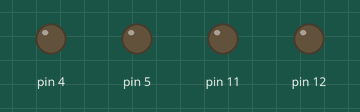
The sketch below on a simulated Arduino Uno, built with avr-gcc and run on an emulated ATmega328P. On the bench: output pins drawn as LEDs (lit = HIGH).

Above: at 0.5 s.
At 2.5 s:
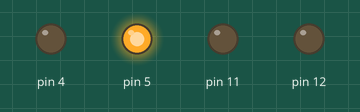
At 3.5 s:
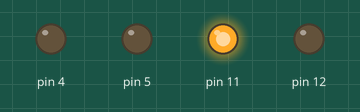
At 5.5 s:
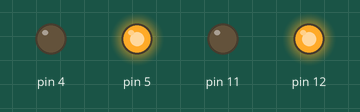
At 7.5 s:
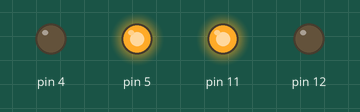
At 10.5 s:
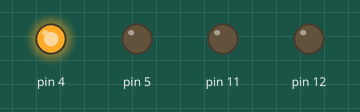
Timing chart, 0 to 11.7 s (numbered marks = the images above):
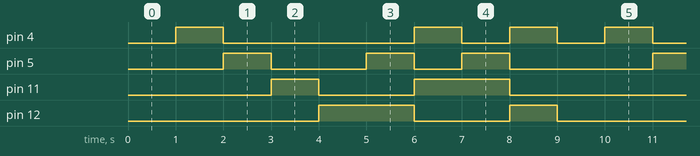

The sketch:

prova_jofre_motors.ino
```cpp
void setup() {
pinMode(5, OUTPUT);
pinMode(4, OUTPUT);
pinMode(11, OUTPUT);
pinMode(12, OUTPUT);
}
void loop() {
digitalWrite(5, LOW);
digitalWrite(4, LOW);
digitalWrite(11, LOW);
digitalWrite(12, LOW);
//
delay(1000);
digitalWrite(4, HIGH);
delay(1000);
digitalWrite(4, LOW);
digitalWrite(5, HIGH);
delay(1000);
//
digitalWrite(5, LOW);
digitalWrite(11, HIGH);
delay(1000);
digitalWrite(11, LOW);
digitalWrite(12, HIGH);
delay(1000);
//
digitalWrite(5, HIGH);
delay(1000);
digitalWrite(5, LOW);
digitalWrite(12, LOW);
digitalWrite(4, HIGH);
digitalWrite(11, HIGH);
delay(1000);
//
digitalWrite(4, LOW);
digitalWrite(5, HIGH);
delay(1000);
digitalWrite(5, LOW);
digitalWrite(11, LOW);
digitalWrite(4, HIGH);
digitalWrite(12, HIGH);
delay(1000);
}
```

Measured:
- by itself, pin 4: repeats every 9.0 s: LOW 4.0 s, 2 × (HIGH 1.0 s, LOW 1.0 s), HIGH 1.0 s
- by itself, pin 5: repeats every 9.0 s: LOW 2.0 s, HIGH 1.0 s, LOW 1.0 s, HIGH 1.0 s, LOW 3.0 s, HIGH 1.0 s
- by itself, pin 11: repeats every 9.0 s: LOW 2.0 s, HIGH 2.0 s, LOW 4.0 s, HIGH 1.0 s
- by itself, pin 12: repeats every 9.0 s: LOW 2.0 s, HIGH 1.0 s, LOW 4.0 s, HIGH 2.0 s
